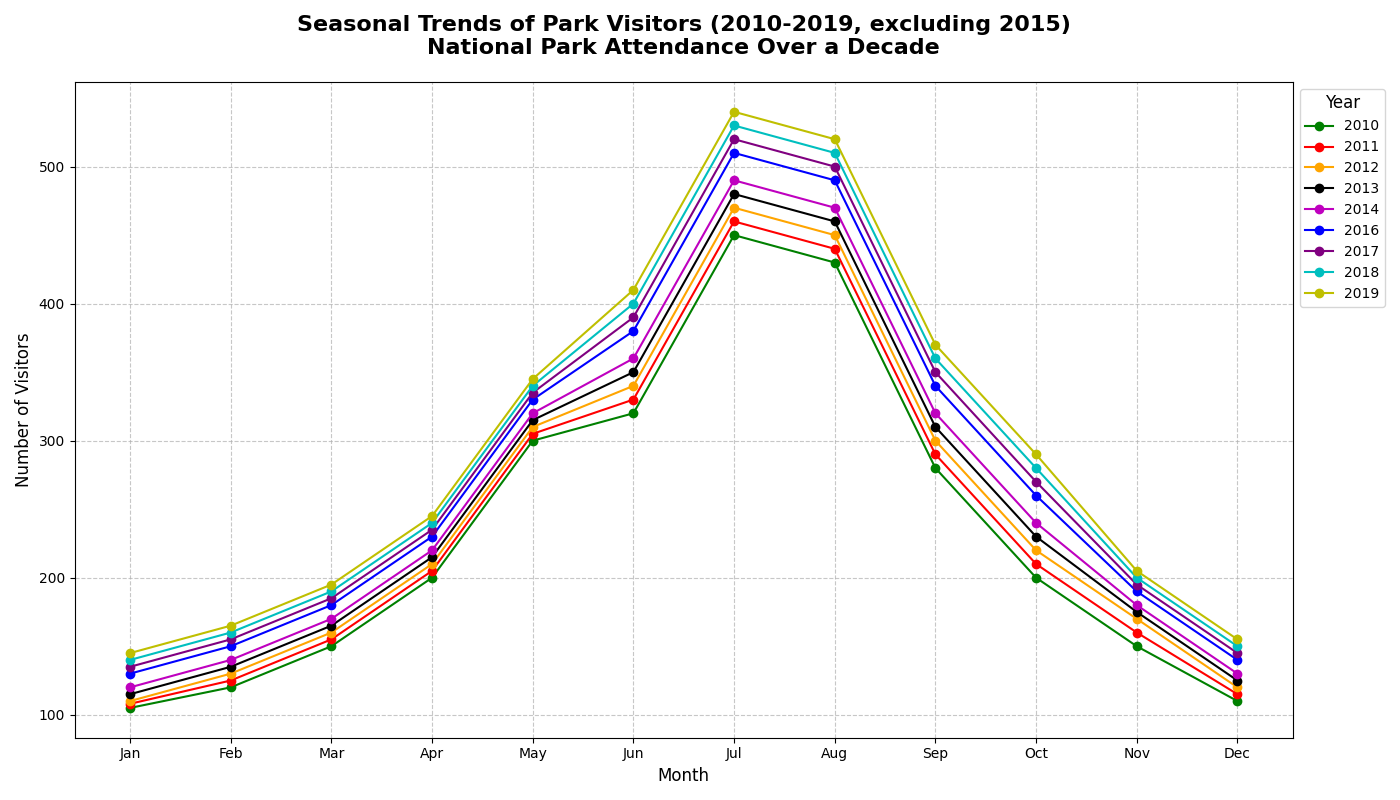

Recreate this plot in Python.
import matplotlib.pyplot as plt
import numpy as np

years = np.array([2010, 2011, 2012, 2013, 2014, 2016, 2017, 2018, 2019])
months = ["Jan", "Feb", "Mar", "Apr", "May", "Jun", "Jul", "Aug", "Sep", "Oct", "Nov", "Dec"]
visitors = [
    [105, 120, 150, 200, 300, 320, 450, 430, 280, 200, 150, 110],  # 2010
    [108, 125, 155, 205, 305, 330, 460, 440, 290, 210, 160, 115],  # 2011
    [110, 130, 160, 210, 310, 340, 470, 450, 300, 220, 170, 120],  # 2012
    [115, 135, 165, 215, 315, 350, 480, 460, 310, 230, 175, 125],  # 2013
    [120, 140, 170, 220, 320, 360, 490, 470, 320, 240, 180, 130],  # 2014
    [130, 150, 180, 230, 330, 380, 510, 490, 340, 260, 190, 140],  # 2016
    [135, 155, 185, 235, 335, 390, 520, 500, 350, 270, 195, 145],  # 2017
    [140, 160, 190, 240, 340, 400, 530, 510, 360, 280, 200, 150],  # 2018
    [145, 165, 195, 245, 345, 410, 540, 520, 370, 290, 205, 155],  # 2019
]

colors = ['b', 'g', 'r', 'c', 'm', 'y', 'k', 'orange', 'purple']  # Define colors
shuffled_colors = ['g', 'r', 'orange', 'k', 'm', 'b', 'purple', 'c', 'y']  # Shuffle manually

fig, ax = plt.subplots(figsize=(14, 8))

for i, year in enumerate(years):
    ax.plot(months, visitors[i], label=str(year), marker='o', color=shuffled_colors[i])

ax.set_title("Seasonal Trends of Park Visitors (2010-2019, excluding 2015)\nNational Park Attendance Over a Decade", 
             fontsize=16, fontweight='bold', pad=20)
ax.set_xlabel('Month', fontsize=12)
ax.set_ylabel('Number of Visitors', fontsize=12)

ax.legend(title="Year", title_fontsize='12', fontsize=10, loc='upper left', bbox_to_anchor=(1, 1))
ax.grid(True, linestyle='--', alpha=0.7)

plt.tight_layout()
plt.show()
